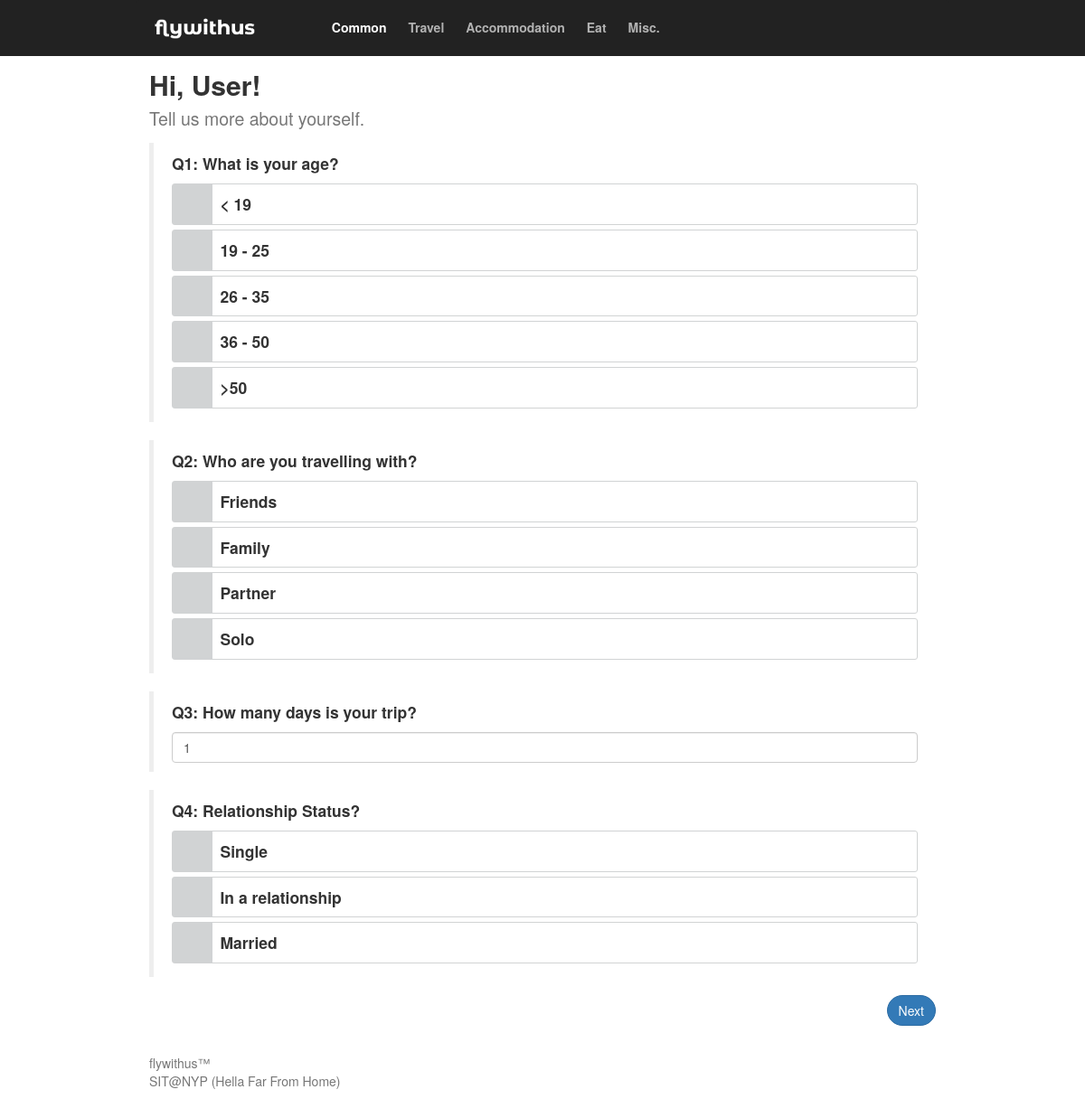
The page / on the database its author committed.
### tables this page shows
CREATE TABLE `categorytbl` (
  `categoryID` int(11) NOT NULL,
  `categoryName` varchar(100) NOT NULL,
  `colorScheme` varchar(15) NOT NULL,
  `disabled` varchar(3) DEFAULT NULL,
  `common` varchar(3) DEFAULT NULL
);

CREATE TABLE `questiontbl` (
  `questionID` int(11) NOT NULL,
  `question` varchar(500) NOT NULL,
  `categoryID` int(11) NOT NULL,
  `inputType` varchar(1) DEFAULT 'r',
  `isDriver` varchar(1) DEFAULT NULL
);

CREATE TABLE `answertbl` (
  `answerID` int(11) NOT NULL,
  `answer` varchar(500) NOT NULL,
  `questionID` int(11) NOT NULL,
  `tripPoints` double NOT NULL
);

### Classes/CategoryClass.php (called while the page is built, shortened)
<?php
class CategoryClass {
    private $categoryName;
    private $colorScheme;
    public function getCategoryName() {
        return $this->categoryName;
    }
    public function getColorScheme() {
        return $this->colorScheme;
    }
    public function setCategoryName($categoryName) {
        $this->categoryName = $categoryName;
    }
    public function setColorScheme($colorScheme) {
        $this->colorScheme = $colorScheme;
    }
    public function setQuestionCount($questionCount) {
        return $this;
    }
}

### functions/functions.php (the view, shortened to what this page needs)
<?php
require $_SERVER[ 'DOCUMENT_ROOT' ] . '/CF1/Classes/CategoryClass.php';
function echoln( $text = "" )
{
    echo "{$text} <br/>";
}
function generateCommonPageCategory( )
{
    global $connection;
    $query = " SELECT categorytbl.categoryID, categoryName, colorScheme FROM categorytbl ";
    $query .= " WHERE ((disabled IS null) OR (disabled = 'no') OR (disabled = '') ) ";
    $query .= " AND common = 'yes';";
    $stmt = mysqli_prepare( $connection, $query );
    mysqli_stmt_execute( $stmt );
    mysqli_stmt_store_result( $stmt );
    mysqli_stmt_bind_result( $stmt, $categoryID, $categoryName, $colorScheme );
    $categoryArray = array( );
    $arrayIndex = 0;
    while ( $result = mysqli_stmt_fetch( $stmt ) ) {
        if ( $result ) {
            $category = new CategoryClass();
            $category->setCategoryID( $categoryID );
            $category->setCategoryName( $categoryName );
            $category->setColorScheme( $colorScheme );
            $categoryArray[ $arrayIndex ] = $category;
            $arrayIndex++;
        } else {
            die( "Database query failed" );
            break;
        }
    }
    return $categoryArray;
}
function generateSurvey( $indexCount = 0, $common = NULL )
{
    if ( $common == NULL ) {
        $categoryArray = generatePageCategory();
    } else {
        $categoryArray = generateCommonPageCategory();
    }
    $categoryID   = $categoryArray[ $indexCount ]->getCategoryID();
    $categoryName = $categoryArray[ $indexCount ]->getCategoryName();
    echo '<div class="container">';
    generateQnA( $categoryID, $categoryName );
    if ( $common == NULL ) {
        generateTips($categoryID);
        generatePrevNextButton( $indexCount, ( count( $categoryArray ) - 1 ) );
    } else {
        generateCommonPrevNextButton( $indexCount, ( count( $categoryArray ) - 1 ) );
    }
}
function generateAllSurveyCategory( )
{
    global $connection;
    $query = " SELECT categoryID, categoryName, colorScheme FROM flywithus.categorytbl ";
    $query .= " WHERE ((disabled IS null) OR (disabled = 'no') OR (disabled = '') ) ";
    $stmt = mysqli_prepare( $connection, $query );
    mysqli_stmt_execute( $stmt );
    mysqli_stmt_store_result( $stmt );
    mysqli_stmt_bind_result( $stmt, $categoryID, $categoryName, $colorScheme );
    $categoryArray = array( );
    $arrayIndex = 0;
    while ( $result = mysqli_stmt_fetch( $stmt ) ) {
        if ( $result ) {
            $qnsQuery = "SELECT count(questionID) FROM questiontbl WHERE categoryID = $categoryID";
            $results  = mysqli_query( $connection, $qnsQuery );
            $qnsCount = mysqli_fetch_array( $results );
            $category = new CategoryClass();
            $category->setCategoryName( $categoryName );
            $category->setColorScheme( $colorScheme );
            $category->setQuestionCount( $qnsCount );
            $categoryArray[ $arrayIndex ] = $category;
            $arrayIndex++;
        } else {
            die( "Database query failed" );
            break;
        }
    }
    return $categoryArray;
}
function getUsername() {
    $name = "User";
    return $name;
}
function generateQnA( $categoryID = 0, $categoryName = "Travel", $colorScheme = "generic" )
{
    global $connection;
    $query = " SELECT question, questionID, inputType, isDriver FROM flywithus.questiontbl ";
    $query .= " where categoryid = ?;";
    $name = getUsername();
    $stmt = mysqli_prepare( $connection, $query );
    mysqli_stmt_bind_param( $stmt, "i", $categoryID );
    mysqli_stmt_execute( $stmt );
    mysqli_stmt_store_result( $stmt );
    mysqli_stmt_bind_result( $stmt, $question, $questionID, $inputType, $isDriver );
    echo '<form action="HowDoYouSurvey.php" id="nextSurveyForm" style="display: inline;" method="POST" >';
    if ( $categoryName === 'Common' ) {
        echo '<h2><strong><span class="name">Hi, ' . $name . '!</span></strong><br>
              <small>Tell us more about yourself.</small></h2>
              ';
    } else {
        echo ( '<h2><strong>' . $categoryName . ' </strong></h2>' );
    }
    $questionIndex = 1;
    while ( $result = mysqli_stmt_fetch( $stmt ) ) {
        if ( $result ) {
            echo '<section class="question">
                 <blockquote>
                 ';
            echoln( '<p class="bold">Q' . $questionIndex . ': ' . $question . '' );
            echo '
                  <div class="funkyradio">
                  ';
            $categoryInitials = $categoryName;
            getQuestionsAnswer( $questionID, $inputType, $questionIndex, $categoryInitials );
        } else {
            die( "Database query failed" );
            break;
        }
        $questionIndex++;
    }
}
function getQuestionsAnswer( $questionID, $inputType, $questionIndex, $categoryInitials )
{
    global $connection;
    $query = " SELECT answerID, answer, tripPoints FROM questiontbl, answertbl ";
    $query .= " where (answertbl.questionID = questiontbl.questionID) ";
    $query .= " and questiontbl.questionID = ? ";
    $stmt = mysqli_prepare( $connection, $query );
    mysqli_stmt_bind_param( $stmt, "i", $questionID );
    mysqli_stmt_execute( $stmt );
    mysqli_stmt_store_result( $stmt );
    mysqli_stmt_bind_result( $stmt, $answerID, $questionsAnswer, $tripPoints );
    $qDDLArray      = 1;
    $colNo          = 0;
    $count = mysqli_stmt_num_rows($stmt);
    while ( $result = mysqli_stmt_fetch( $stmt ) ) {
        if ( $result ) {
            if ( $inputType == null || $inputType == "r" ) {
                echo '
                      <div class="funkyradio-primary">
                      <input id="radio'.$answerID.'" class="choice" name="' .$categoryInitials. '0' .$questionIndex. '" type="radio" value="' . $tripPoints . '"  onclick="checked' . $categoryInitials . '0' . $questionIndex . '()"  ' . checkParameterValue( $categoryInitials . '0' . $questionIndex, $tripPoints ) . '/>
                      <label for="radio' .$answerID. '">' .$questionsAnswer. '</label>
                      </div>
                      ';
            } else if ( $inputType == "d" && $questionID !=4) {
                generateDropDownList( $categoryInitials, $questionIndex, $qDDLArray, $answerID );
                $qDDLArray++;
            }
            if ( $colNo < ($count-1) ) {
                $colNo++;
            }
            else {
                echo '</div>
                      </blockquote>
                      </section>
                      ';
                $colNo = 0;
            }
        } else {
            die( "Database query failed" );
            break;
        }
    }
}
function generateDropDownList( $categoryInitials, $questionIndex, $qDDLArray, $answerID )
{
    echo ( '<select class="form-control" name="dd' . $categoryInitials . '0' . $questionIndex . '[' . $qDDLArray . ']">' );
    getDDLChoices( $answerID, $categoryInitials, $questionIndex, $qDDLArray );
    echo ( '</select>' );
}
function getDDLChoices( $answerID, $categoryInitials, $questionIndex, $qDDLArray )
{
    global $connection;
    $query = " SELECT dropdownchoice, dropdownchoicevalue FROM flywithus.dropdownchoicetbl ";
    $query .= " WHERE answerID = ? ";
    $stmt = mysqli_prepare( $connection, $query );
    mysqli_stmt_bind_param( $stmt, "i", $answerID );
    mysqli_stmt_execute( $stmt );
    mysqli_stmt_store_result( $stmt );
    mysqli_stmt_bind_result( $stmt, $dropDownChoice, $dropDownChoiceValue );
    while ( $result = mysqli_stmt_fetch( $stmt ) ) {
        if ( $result ) {
            echo ( '<option value="' . $dropDownChoiceValue . '"  ' . checkDDLParameterValue( "dd" . $categoryInitials . '0' . $questionIndex . '[' . $qDDLArray . ']', $dropDownChoiceValue ) . '>' . $dropDownChoice . '</option>' );
        } else {
            die( "Database query failed" );
            break;
        }
    }
}
function generateCommonPrevNextButton( )
{
    echo '<ul class="pager">
  	      <li class="next">
  	      <input type="hidden" name="page" value="' . ( 0 ) . '" />
          <input name="nextBtn" id="nextBtn" class="btn btn-primary progBtn" type="submit" value="Next"/>
  	      </li>
          </ul>
         ';
    echo '</form>
          </div>
          ';
}
function generateCategoryTabs( )
{   $name = getUsername();
    echo '<div id="falseBack">
          <nav class="navbar navbar-inverse">
          <div class="container-fluid">
          <div class="navbar-header">
          <button class="navbar-toggle" data-target="#nav" data-toggle="collapse" type="button">
          <span class="icon-bar"></span>
          <span class="icon-bar"></span>
          <span class="icon-bar"></span>
          </button>
          <a href="#" class="navbar-brand">
          <img src="images/brand.png">
          </a>
          </div>
          <div class="collapse navbar-collapse" id="nav">
          <ul class="nav navbar-nav">
          <li>
          <form id="commonSurveyForm" action="index.php" method="POST">
          <input type="submit" value="Common" class="btn btn-default navbar-btn" style="background: transparent; border: none; color: #FFFFFF; font-weight: bold;" />
          </form>
          </li>
    ';
    $categoryArray = generateAllSurveyCategory();
    for ( $index = 0; $index < ( count( $categoryArray ) ); $index++ ) {
        $categoryName = ( $categoryArray[ $index ]->getCategoryName() );
        $colorScheme  = ( $categoryArray[ $index ]->getColorScheme() );
        if ( $categoryName == "Common" ) {
            continue;
        }
        echo '<li>
              <form class="tabs" id="categorySurveyForm" action="HowDoYouSurvey.php" method="POST">
              <input type="hidden" name="page" value="' . $index . '" />
              <input type="submit" id="' . $categoryName . 'TabButton" value="' . ($categoryName) . '" class="btn btn-default navbar-btn" disabled style="background: transparent ; border: none; color:'.$colorScheme.'; font-weight: bold;"/>
              </form>
              </li>
              ';
    }
    echo '</ul>'.
          '</div>
          </div>
          </nav>
          </div>
          ';
}

### index.php (shortened to what this page needs)
<?php
include_once $_SERVER[ 'DOCUMENT_ROOT' ] .'/CF1/functions/functions.php';
?>
<!DOCTYPE html>
<html>
<head>
    <link href="https://maxcdn.bootstrapcdn.com/bootstrap/3.3.6/css/bootstrap.min.css" rel="stylesheet">
    <link href="css/customstyle.css" rel="stylesheet" type="text/css">
</head>
<body>
<div id="contentBox">
<?php generateCategoryTabs(); ?>
<?php generateSurvey(0, "common"); ?>
<div class="container">
    <?php include 'Footer.php'; ?>
</div>
</div>
</body>
</html>

### Footer.php
<footer class="footer">
        <p class="text-muted">
            flywithus&#8482;<br>
            SIT@NYP (Hella Far From Home)
        </p>
</footer>

### css/customstyle.css (style rules this page uses)
.container { width: auto; max-width: 900px; padding: 0 15px; }
h2 { margin-top: 0.5em; margin-bottom: 0.5em; }
.name:first-letter { text-transform:uppercase; }
#falseBack { background-color: #222222; }
.navbar-inverse { border-color: transparent; margin: 0 auto; max-width: 900px; width: auto; z-index: 100; padding-top: 5px; padding-bottom: 5px; }
.navbar-brand { padding: 0; }
.navbar-brand>img { height: 100%; padding: 0; width: auto; }
.footer { padding-top: 0.8em; color: #FFFFFF; width: 100%; }
select.form-control { -moz-appearance: none; -webkit-appearance: none; appearance: none; }
.funkyradio div { clear: both; overflow: hidden; }
.funkyradio label { width:100%; border-radius: 3px; border: 1px solid #D1D3D4; font-weight: 700; }
.funkyradio input[type="radio"]:empty ~ label,.funkyradio input[type="checkbox"]:empty ~ label { position: relative; line-height: 2.5em; text-indent: 3em; margin-top: 0; cursor: pointer; -webkit-user-select: none; -moz-user-select: none; -ms-user-select: none; user-select: none; }
.funkyradio input[type="radio"]:empty ~ label:before,.funkyradio input[type="checkbox"]:empty ~ label:before { position: absolute; display: block; top: 0; bottom: 0; left: 0; content: ''; width: 2.5em; background: #D1D3D4; }
.bold { font-weight: 700; }
#nextBtn, #submitBtn { float: right; border-radius: 25px; text-align: justify; }

### rows shown on the page
categorytbl: categoryName "Travel"
categorytbl: categoryName "Accommodation"
categorytbl: categoryName "Eat"
categorytbl: categoryName "Misc."
questiontbl: text "Q1: What is your age?"
answertbl: questionsAnswer "< 19"
answertbl: questionsAnswer "19 - 25"
answertbl: questionsAnswer "26 - 35"
answertbl: questionsAnswer "36 - 50"
answertbl: questionsAnswer ">50"
questiontbl: text "Q2: Who are you travelling with?"
answertbl: questionsAnswer "Friends"
answertbl: questionsAnswer "Family"
answertbl: questionsAnswer "Partner"
answertbl: questionsAnswer "Solo"
questiontbl: text "Q3: How many days is your trip?"
questiontbl: text "Q4: Relationship Status?"
answertbl: questionsAnswer "Single"
answertbl: questionsAnswer "In a relationship"
answertbl: questionsAnswer "Married"

### other values the page prints
$name "User"
form field value "1"
